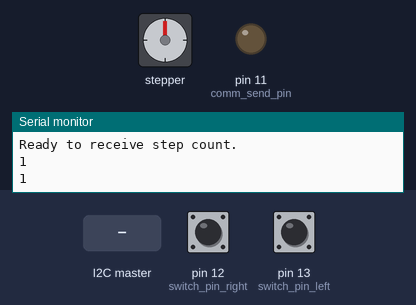
Bench run of a sketch on a simulated Arduino Uno, built with avr-gcc and run on an emulated ATmega328P. Parts: stepper motor, output pins drawn as LEDs (lit = HIGH), the last lines printed to the serial monitor. Wiring (inferred from the names in the program): stepper motor driver (200 steps per turn assumed): step pin 2; direction pin 5. The inputs (shaded band) are chosen by the test bench; at power-on: pin 12 (switch_pin_right) HIGH, pin 13 (switch_pin_left) HIGH.

Above: at 1.2 s.
1.3 s: the I2C master sends the byte 1
At 2.3 s:
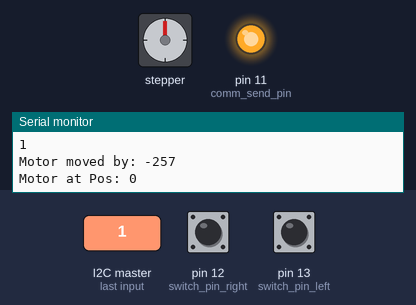
Timing chart, 0 to 4.3 s (numbered marks = the images above; inputs shaded):
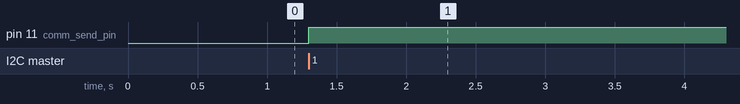

The sketch:

slave.ino
```cpp
#include <Wire.h>

// Pin definitions
#define step_pin 2           // Step pin for motor driver
#define dir_pin  5           // Direction pin for motor driver
#define comm_send_pin 11     // Communication pin to signal master device

// Switch pins for detecting end positions
const int switch_pin_right = 12;
const int switch_pin_left = 13;

// Expected positions for calibration
const int expected_pos_left = 0;
const int expected_pos_right = 0;

// Variables to track motor state and movement
int current_pos = 0, target_steps = 0, steps_pos_neg = 0;

/**
 * @brief Initializes hardware, I2C communication, and prints initial switch states for debugging.
 */
void setup()
{
  pinMode(step_pin, OUTPUT);
  pinMode(dir_pin, OUTPUT);

  pinMode(switch_pin_right, INPUT_PULLUP);
  pinMode(switch_pin_left, INPUT_PULLUP);

  pinMode(comm_send_pin, OUTPUT);
  digitalWrite(comm_send_pin, LOW);

  Wire.begin(8);
  Wire.onReceive(receive_data);

  Serial.begin(9600);
  Serial.println("Ready to receive step count.");

  int switch_state_right = digitalRead(switch_pin_right);
  int switch_state_left = digitalRead(switch_pin_left);
  Serial.println(switch_state_right);
  Serial.println(switch_state_left);
}

/**
 * @brief Main loop, currently unused.
 */
void loop()
{
}

/**
 * @brief Sends a signal to the master device via the communication pin.
 */
void send_signal_to_master() {
  digitalWrite(comm_send_pin, HIGH);
}

/**
 * @brief Callback function to handle data received via I2C. Parses the step count and direction.
 *
 * @param byte_count Number of bytes received via I2C.
 */
void receive_data(int byte_count)
{
  digitalWrite(comm_send_pin, LOW);

  int neg = 0, steps = 0;

  neg = Wire.read();
  steps = Wire.read();
  steps = (steps << 8) + Wire.read();

  Serial.print("Received steps: ");
  Serial.println(steps);
  Serial.println(neg);

  target_steps = steps;
  move_motor(neg, target_steps);
}

/**
 * @brief Moves the motor slightly backward when switch activation.
 *
 * @param neg Direction flag: 0 for forward, 1 for reverse.
 */
void back_up(int neg)
{
  if (neg == 0)
  {
    digitalWrite(dir_pin, LOW);
  }
  else
  {
    digitalWrite(dir_pin, HIGH);
  }

  for (int j = 0; j < 45; j++)
  {
    current_pos -= steps_pos_neg;
    digitalWrite(step_pin, HIGH);
    delay(500);
    digitalWrite(step_pin, LOW);
    delay(500);
  }
}

/**
 * @brief Moves the motor a specified number of steps in the given direction while monitoring switch states.
 *
 * @param neg Direction flag: 0 for forward, 1 for reverse.
 * @param steps Number of steps to move.
 */
void move_motor(int neg, int steps) {
  steps_pos_neg = neg == 1 ? -1 : 1;

  if (steps == 0)
  {
    return;
  }
  else if (neg == 0)
  {
    digitalWrite(dir_pin, HIGH);
  }
  else
  {
    digitalWrite(dir_pin, LOW);
  }

  bool switch_pressed_as_expected = 1;

  for (int i = 0; i < steps; i++) {
    int switch_state_right = digitalRead(switch_pin_right);
    int switch_state_left = digitalRead(switch_pin_left);

    if (switch_state_right == HIGH || switch_state_left == HIGH) {

      if (switch_state_right == HIGH && abs(current_pos - expected_pos_right) > 2)
      {
        switch_pressed_as_expected = 0;
      }
      if (switch_state_left == HIGH && abs(current_pos != expected_pos_left) > 2)
      {
        switch_pressed_as_expected = 0;
      }

      back_up(neg);
      break;
    }

    current_pos += steps_pos_neg;
    digitalWrite(step_pin, HIGH);
    delay(700);
    digitalWrite(step_pin, LOW);
    delay(700);
  }

  // Option to send a signal only if switches behaved as expected
  /*
  if (switch_pressed_as_expected)
  {
    send_signal_to_master();
  }
  */

  // Notify the master device of movement completion
  send_signal_to_master();

  Serial.print("Motor moved by: ");
  Serial.println(steps);
  Serial.print("Motor at Pos: ");
  Serial.println(current_pos);
}
```

Measured:
- after the input at 1.3 s, pin 11 (comm_send_pin): LOW → HIGH at once
